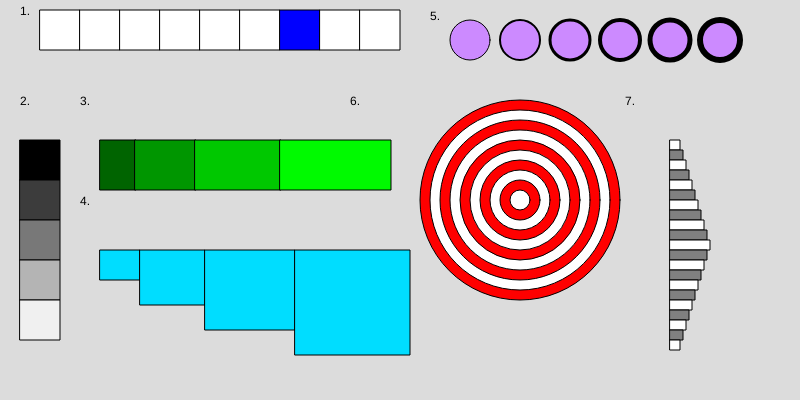
Frame 1 (no input)
Frame 60 (no input): identical to frame 1, image omitted
Frame 120 (the mouse pressed at the canvas centre since frame 60): identical to frame 1, image omitted

The p5.js sketch that drew this single still picture (run headless with seeded random() and noise() and a simulated clock; from frame 60 on, the mouse is pressed at the canvas centre):

// p5.js sketch
// ── sketch.js
function setup() {
  createCanvas(800, 400);
}

function draw() {
  background(220);
  fill (0)
  strokeWeight(1)
  text("1.", 20, 15);
  text("2.", 20, 105);
  text("3.", 80, 105);
  text("4.", 80, 205);
  text("5.", 430, 20);
  text("6.", 350, 105);
  text("7.", 625, 105);

  //10 op een rij
  for (let i = 1; i < 10; i++) {
    fill(i === 7 ? "blue" : "blauw")
    rect(i * 40, 10, 40, 40);
  }
//5 op een rij onder elkaar. 
  for (let i = 0; i < 5; i++) {
    fill(i * 60);
    rect(20, 140 + i * 40, 40, 40);
  }

  //?? 3 
  let offset = 0;
  for (let i = 0; i < 4; i++) {
    fill(0, 100 + i * 50, 0);
    rect(100 + i * 35 + offset, 140, 36 + i * 25, 50);
    offset = offset + i * 25;
  }
 //4
  let breedte = 0; 
  for (let i = 0; i < 4; i++) {
     val = "rgb(0, 221, 255)";
    fill(0, 221,255, blue);
    rect(100 + i * 40 + breedte, 250, 40 + i * 25, 30 + i * 25);
    breedte = breedte + i * 25;
  }
//5
  for (let i = 0; i < 6; i++) {
     val = "rgb(204, 138, 255)";
     fill(204, 138, 255)
    strokeWeight(i + 1);
    ellipse(470 + i * 50, 40, 40, 40);
  }

  //6.
   let redRing = true;
  for (let i = 0; i < 10; i++) {
    strokeWeight(1)
    fill(redRing ? "red" : "white");
    circle(520, 200, 200 - i * 20);
    redRing = !redRing;
  }

  //7 
 let whiteGrey = true; 
  for (let i = 0; i < 21; i++) {
// i <= 10 word de rechterhoek steeds breder. 
//(i - 10) word steeds smaller na 11. 
    fill(whiteGrey ? "white" : "grey" );
    let breedte2 = i <= 10 ? 10 + i * 3 : 40 - (i - 10) * 3;
    rect(670, 140 + i * 10, breedte2, 10);
    whiteGrey = !whiteGrey;
  }

}
